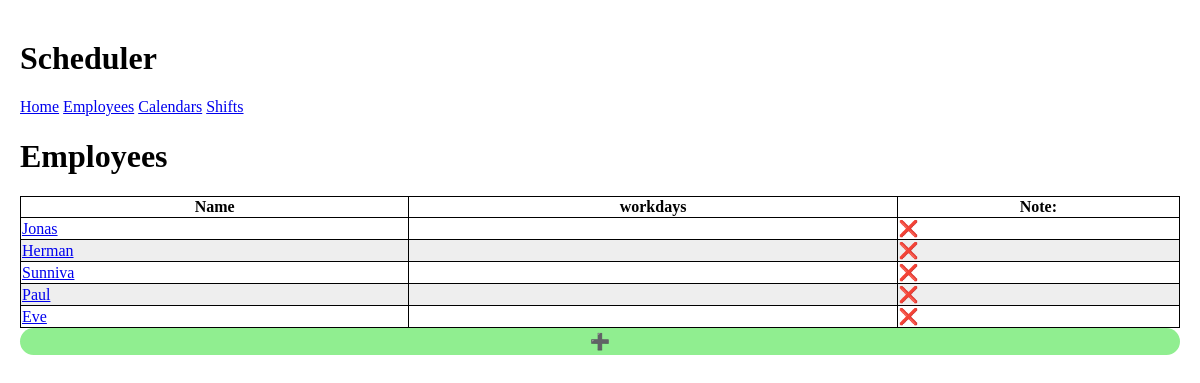
/employees/, run on the app's committed database.
### employees/models.py (models this page shows, shortened)
class Employee(models.Model):
    first_name = models.CharField(max_length=20)
    last_name = models.CharField(max_length=20)
    weeks_off = models.CharField(max_length=50, null=True, default=None)
    time_periods_off = models.CharField(max_length=50, null=True, default=None)
    individual_days_off = models.CharField(max_length=50, null=True, default=None)

### employees/views.py (the view)
# urls.py: path("employees/", views.EmployeeView.as_view(), name="employees"),
class EmployeeView(ListView):
    model = Employee
    template_name = "employees.html"
    context_object_name = 'employees'

### employees/templates/employees.html
{% extends "base.html" %}
{% load static %}
{%block head%}
  <link rel="stylesheet" href="{% static 'style.css' %}">
{%endblock%}
{% block content %}
    <h1>Employees</h1>
    <table>
        <thead>
            <tr>
                <th>Name</th>
                <th>workdays</th>
                <th>Note:</th>
            </tr>
        </thead>
        <tbody>
        {% for employee in employees%}
            <tr>
                <td>
                    <a href = "{% url 'employeeupdate' employee.id %}" >{{employee.first_name}}</a>
                </td>
                <td></td>
                <td><a href="{% url 'employeedelete' employee.id %}" style="text-decoration: none; color: inherit;">❌</a></td>
            </tr>
        {% endfor %}
        </tbody>
    </table>
    <a href="{% url "employeecreate" %}" style="display: inherit; text-align: center; border-radius: 15px; text-decoration: none; color: inherit; padding: 4px; background-color: lightgreen;">➕</a>
{% endblock %}

### employees/static/style.css (style rules this page uses)
table, th, td { border: 1px solid black; }
table { border-collapse: collapse; width: 100%; }
tr:nth-child(even) { background-color: #eee; }
tr:nth-child(odd) { background-color: #fff; }
body { margin: 40px 20px 10px; }

### data on the page
Employee: first_name "Jonas"
Employee: first_name "Herman"
Employee: first_name "Sunniva"
Employee: first_name "Paul"
Employee: first_name "Eve"
